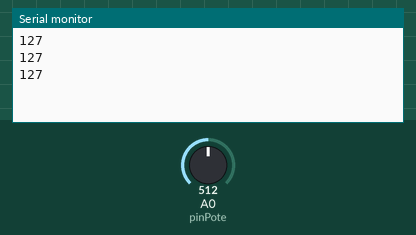
This sketch was run on a simulated Arduino Uno, built with avr-gcc and run on an emulated ATmega328P. On the bench: the last lines printed to the serial monitor. Inputs (shaded band) come from the test bench; at power-on: A0 (pinPote) = 512.

Above: at 1.3 s.
1.4 s: A0 (pinPote) set to 716
At 1.9 s:
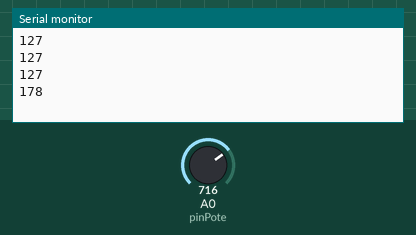
2.9 s: A0 (pinPote) set to 900
At 3.4 s:
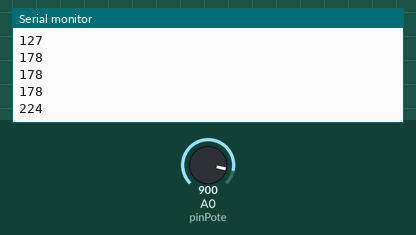
Timing chart, 0 to 5.9 s (numbered marks = the images above; inputs shaded):
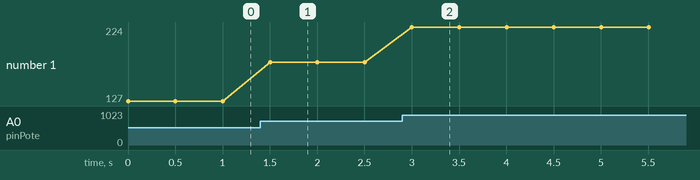

The sketch:

clase5_serial_port.ino
```cpp
int pinPote = 0;
int valPote = 0;
int valSerial;

void setup() {
  Serial.begin(9600);
}

void loop() {
  valPote = analogRead (pinPote);
  valSerial = map(valPote, 0, 1023, 0, 255);
//  Serial.write(valSerial);
 Serial.println(valSerial);
  delay(500);
}
```

Measured:
- after the input at 1.4 s, the serial monitor: prints a new line after 0.10 s (image 1)
- after the input at 2.9 s, the serial monitor: prints a new line after 0.10 s (image 2)
- plotted number 1: 127 → 178 after the input at 1.4 s, 178 → 224 after the input at 2.9 s
